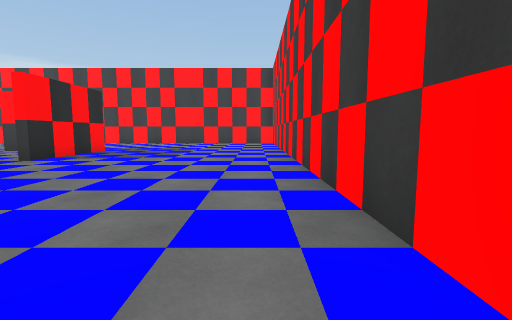
view 1 (above)

22 first-person views from a walk through a scene from a Unity 3-D project. The camera is 1.3 m above the floor, tilts 6° down and sees 85° across. The floor is counted in squares, 2 m on a side. Each view is taken from the middle of a square. On the plan, view 1 faces up. The plan holds only what a view shows up to about 9 squares ahead; the rest is blank. The place goes on beyond the plan. The player character is not drawn. Some animated figures are not drawn.

view 2
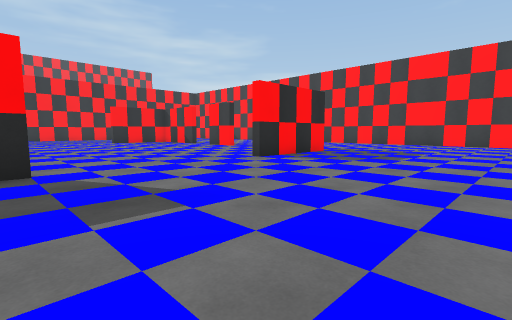

view 3
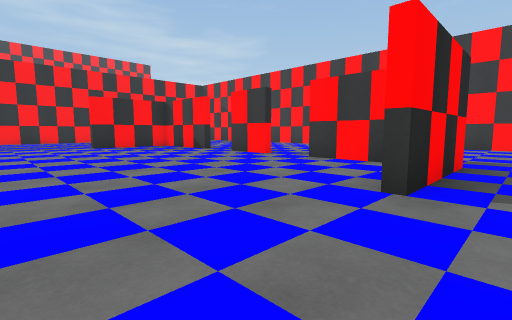

view 4
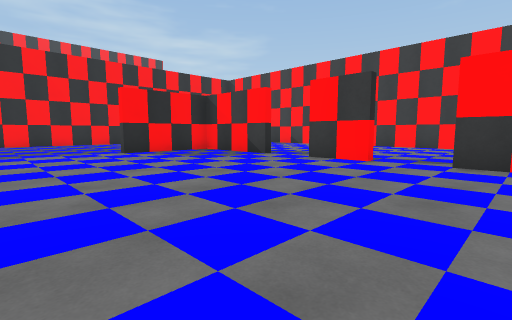

view 5
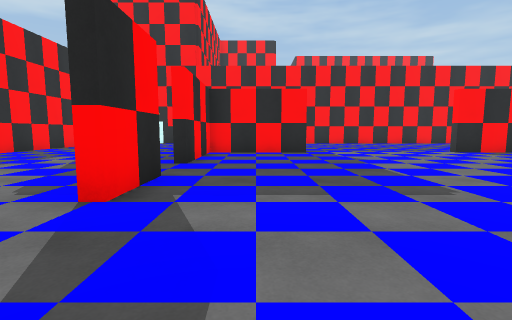

view 6
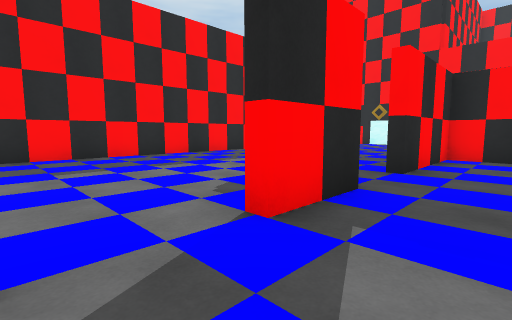

view 7
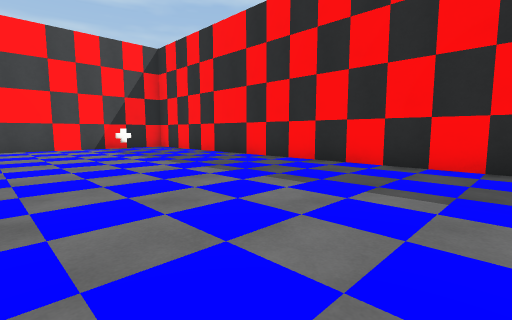

view 8
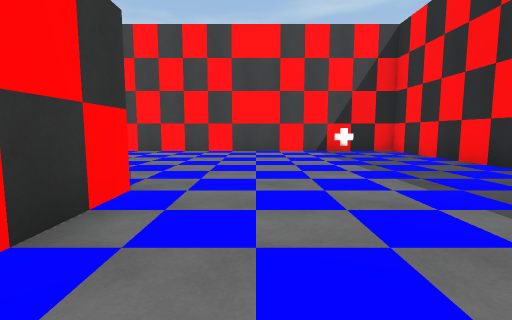

view 9
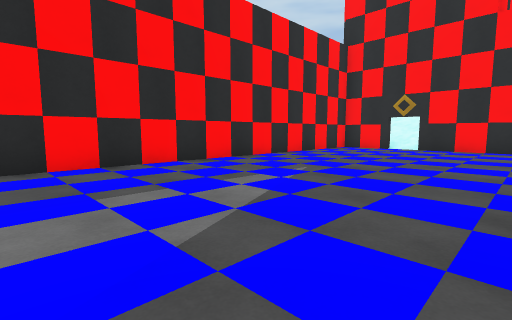

view 10
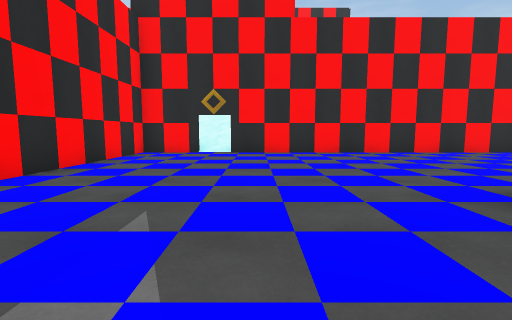

view 11
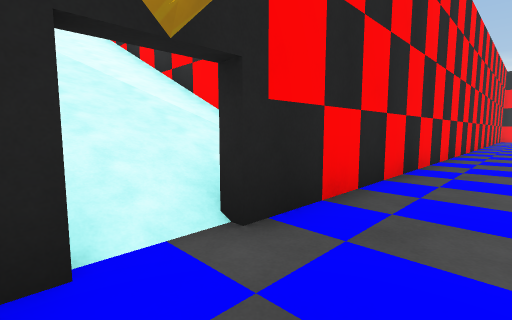

view 12
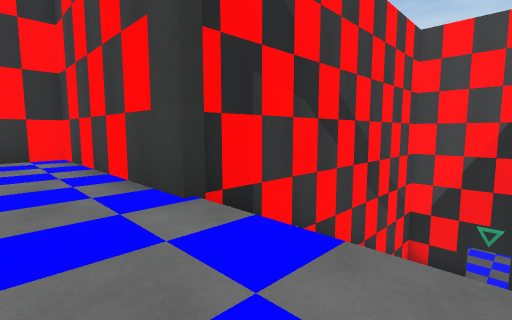

view 13
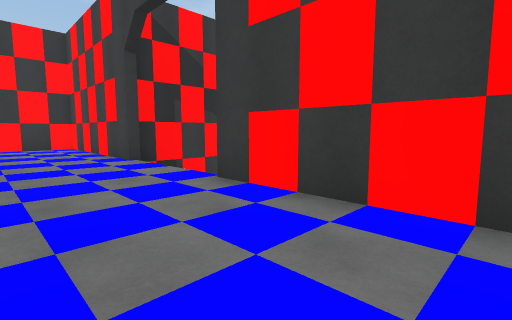

view 14
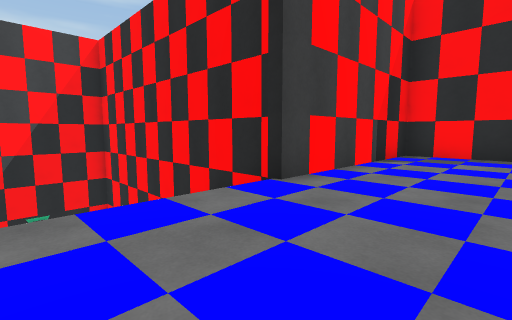

view 15
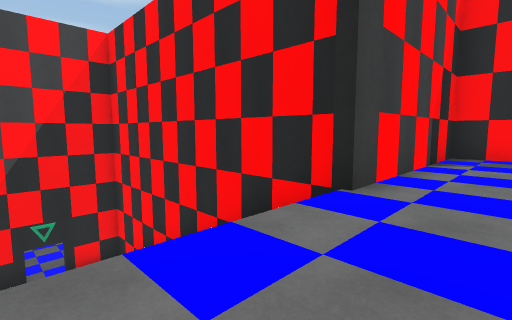

view 16
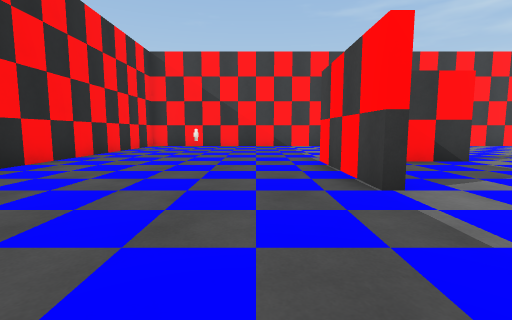

view 17
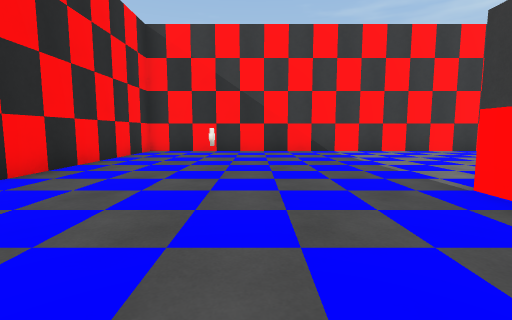

view 18
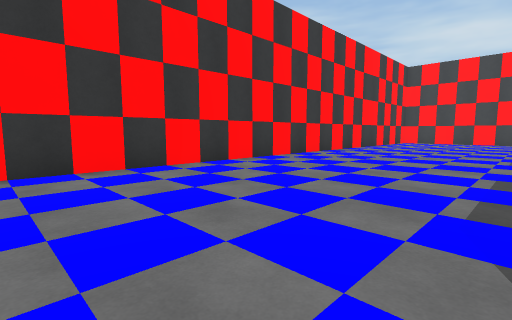

view 19
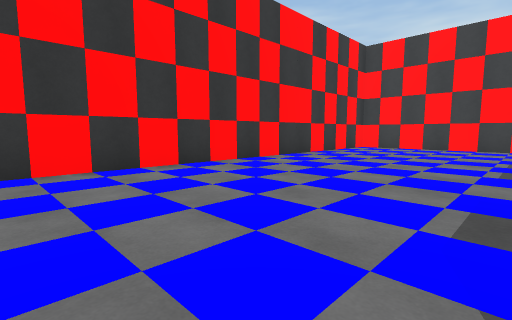

view 20
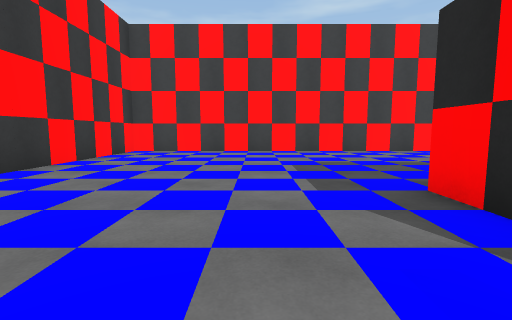

view 21
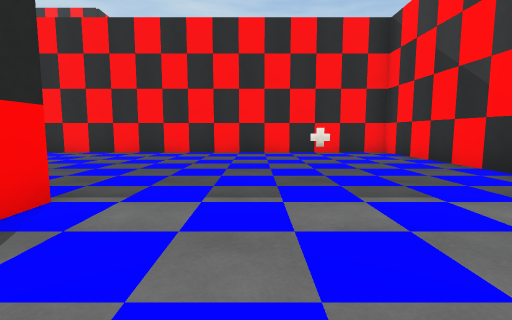

view 22
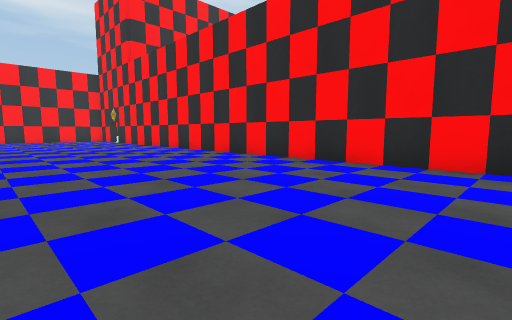

### Floor plan
Key: @ floor where view 1 was taken; # wall or solid block; . main floor; : floor 8 m higher than the main floor; / step, stairs or slope; O other object.
Columns run from 33 left of view 1 to 1 right of it. Each row starts with its distance up from view 1.
 15            ########################
 14            #......................#
 13            #......................#
 12            #..O...................#
 11            #......................#
 10            #......................#
  9            #.....####.##.####.....#
  8            #.....#..........#.....#
  7            #.....#..........#.....#
  6            #.....#..........#.....#
  5            #......................#
  4            #......................#
  3            #......................#
  2  ###       #......................#
  1  ::#       #.....#........  #.....#
  0 :::#       #.....#......... #  ..@#
 -1 :::#       #.....####.##.  ##.....#
 -2 :::#       #......................#
 -3 :::#########......................#
 -4 :::////////#......................#
 -5 :::/ ///////...................O..#
 -6 :::       /#......................#
 -7 :::#///////#......................#
 -8 :::################################
 -9 :::#
-10 :::#
-11 :::#
-12 ####

Where each view was taken, in squares from view 1:
view 1: 0 up, 0 right, facing up
view 2: 1 up, 0 right, facing up-left
view 3: 3 up, 4 left, facing up-left
view 4: 3 up, 7 left, facing up-left
view 5: 0 up, 7 left, facing left
view 6: 0 up, 8 left, facing down-left
view 7: 2 down, 10 left, facing down-right
view 8: 3 down, 8 left, facing right
view 9: 2 down, 11 left, facing down-left
view 10: 4 down, 13 left, facing left
view 11: 6 down, 20 left, facing up-left
view 12: 6 down, 32 left, facing up-right
view 13: 10 down, 33 left, facing up-right
view 14: 4 down, 33 left, facing down-right
view 15: 4 down, 32 left, facing down-right
view 16: 3 up, 17 left, facing up
view 17: 6 up, 18 left, facing up
view 18: 10 up, 15 left, facing up-right
view 19: 10 up, 10 left, facing up-right
view 20: 11 up, 8 left, facing right
view 21: 11 up, 13 left, facing left
view 22: 11 up, 16 left, facing down-left
